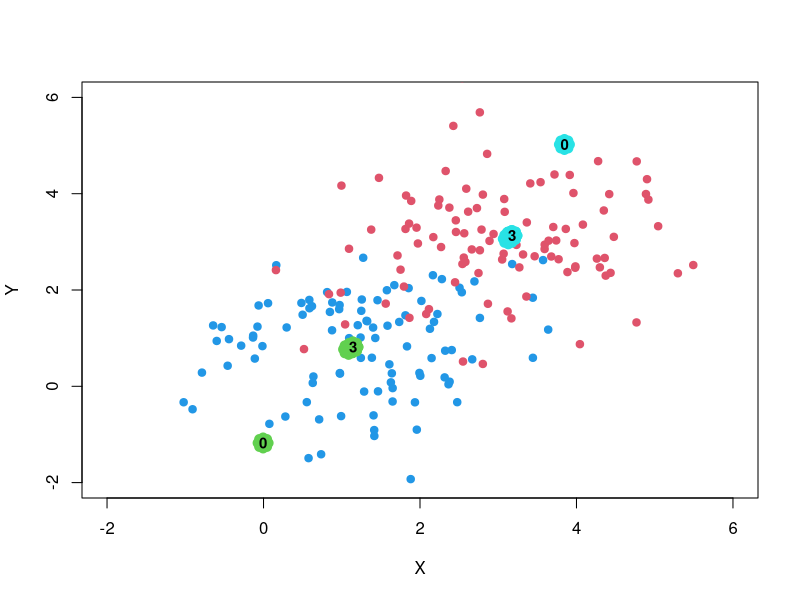

Write R code to recreate this figure.
# ALEXANDRE GANDINI
# questao 1, lista 2, Computacional PPGEST-UFRGS 2020.

# O algoritmo descrito no problema foi implementado da seguinte forma:
  
# Inicializa a media dos dois grupos randomicamente, dentro da amplitude de valores do dataset

# Itera ateh convergencia:

# 1. Calcula as distancias euclidianas de cada ponto ateh as medias dos dois grupos
# 2. Atribui a cada ponto o grupo para o qual apresenta a menor distancia
# 3. Recalcula as medias dos grupos com base nas novas atribuicoes feitas no item anterior

# No caso, foi utilizado como criterio de convergencia para finalizar o algoritmo quando 
# nao houve mais alteracao de nenhuma atribuicao de grupo para qualquer ponto, de uma interacao
# para outra.

# implementacao o K-means para apenas dois grupos:

# limpa variaveis na memoria:
rm(list=ls())
par(mfrow=c(1,1)) # limpa layout

n = 100 # quantidade de pontos de cada grupo
mean_grupo_A = 1
mean_grupo_B = 3
desvio_padrao = 1

# gerando dados simulados para dois grupos (normais bivariadas com medias diferente):
XA = rnorm(n, mean=mean_grupo_A, sd=desvio_padrao)
YA = rnorm(n, mean=mean_grupo_A, sd=desvio_padrao)
XB = rnorm(n, mean=mean_grupo_B, sd=desvio_padrao)
YB = rnorm(n, mean=mean_grupo_B, sd=desvio_padrao)

# visualizacao dos grupos:
plot(XA,YA, col=4, xlim=c(-2,6), ylim=c(-2,6), pch = 19, xlab='X',ylab='Y')
points(XB,YB, col=2, pch = 19)

# criando dataset unico:
dataset = matrix(nrow = length(XA) + length(XB), ncol=2)
dataset[,1] = rbind(XA,XB)
dataset[,2] = rbind(YA,YB)

# chute inicial da media dos grupos:
g1 = c(0,0)
g1[1] = runif(n=1, min=min(XA), max=max(XA))
g1[2] = runif(n=1, min=min(YA), max=max(YA))

g2 = c(0,0)
g2[1] = runif(n=1, min=min(XB), max=max(XB))
g2[2] = runif(n=1, min=min(YB), max=max(YB))

# visualizando as medias iniciais:
points(g1[1], g1[2], col=3, pch=8, lwd=10)
text(g1[1], g1[2], labels=0,cex=0.9, font=2)
points(g2[1], g2[2], col=5, pch=8, lwd=10)
text(g2[1], g2[2], labels=0,cex=0.9, font=2)

# inicializa variavel pra guardar os grupos:
grupos = rep(0,dim(dataset)[1])
new_grupos = rep(1,dim(dataset)[1])
conta = 0
parar = FALSE

# continua iterando ateh que nao tenha mais troca de grupos:
while ((parar == FALSE) )
{
  # calculando as distancias de cada ponto pras médias iniciais:
  distancias = matrix(0, nrow=dim(dataset)[1], ncol=2)
  distancias[,1] = sqrt(rowSums((dataset - g1)**2))
  distancias[,2] = sqrt(rowSums((dataset - g2)**2))
  
  # atribui grupo a media mais próxima:
  new_grupos = apply(distancias, 1, which.min)
  
  # controle do loop:
  if (all(new_grupos == grupos))  {
    parar = TRUE}  else { grupos = new_grupos }
  
  # recalcula as medias:
  novas_medias = aggregate(cbind(dataset,grupos),by=list(grupos),FUN='mean')
  g1 = c(novas_medias[1,2], novas_medias[1,3])
  g2 = c(novas_medias[2,2], novas_medias[2,3])

  # visualiza as novas medias:
  points(g1[1], g1[2], col=3, pch=8, lwd=10)
  text(g1[1], g1[2], labels=conta,cex=0.9, font=2)
  points(g2[1], g2[2], col=5, pch=8, lwd=10)
  text(g2[1], g2[2], labels=conta,cex=0.9, font=2)

  print(paste('iteração:',conta))
  print(paste('Média g1:',g1))
  print(paste('Média g2:',g2))
    
  conta = conta + 1
  
  }

print('grupos:')
print(grupos)

print(paste('medias dos grupos apos',conta,'interacoes:'))
print('grupo 1:')
print(g1)
print('grupo 2:')
print(g2)